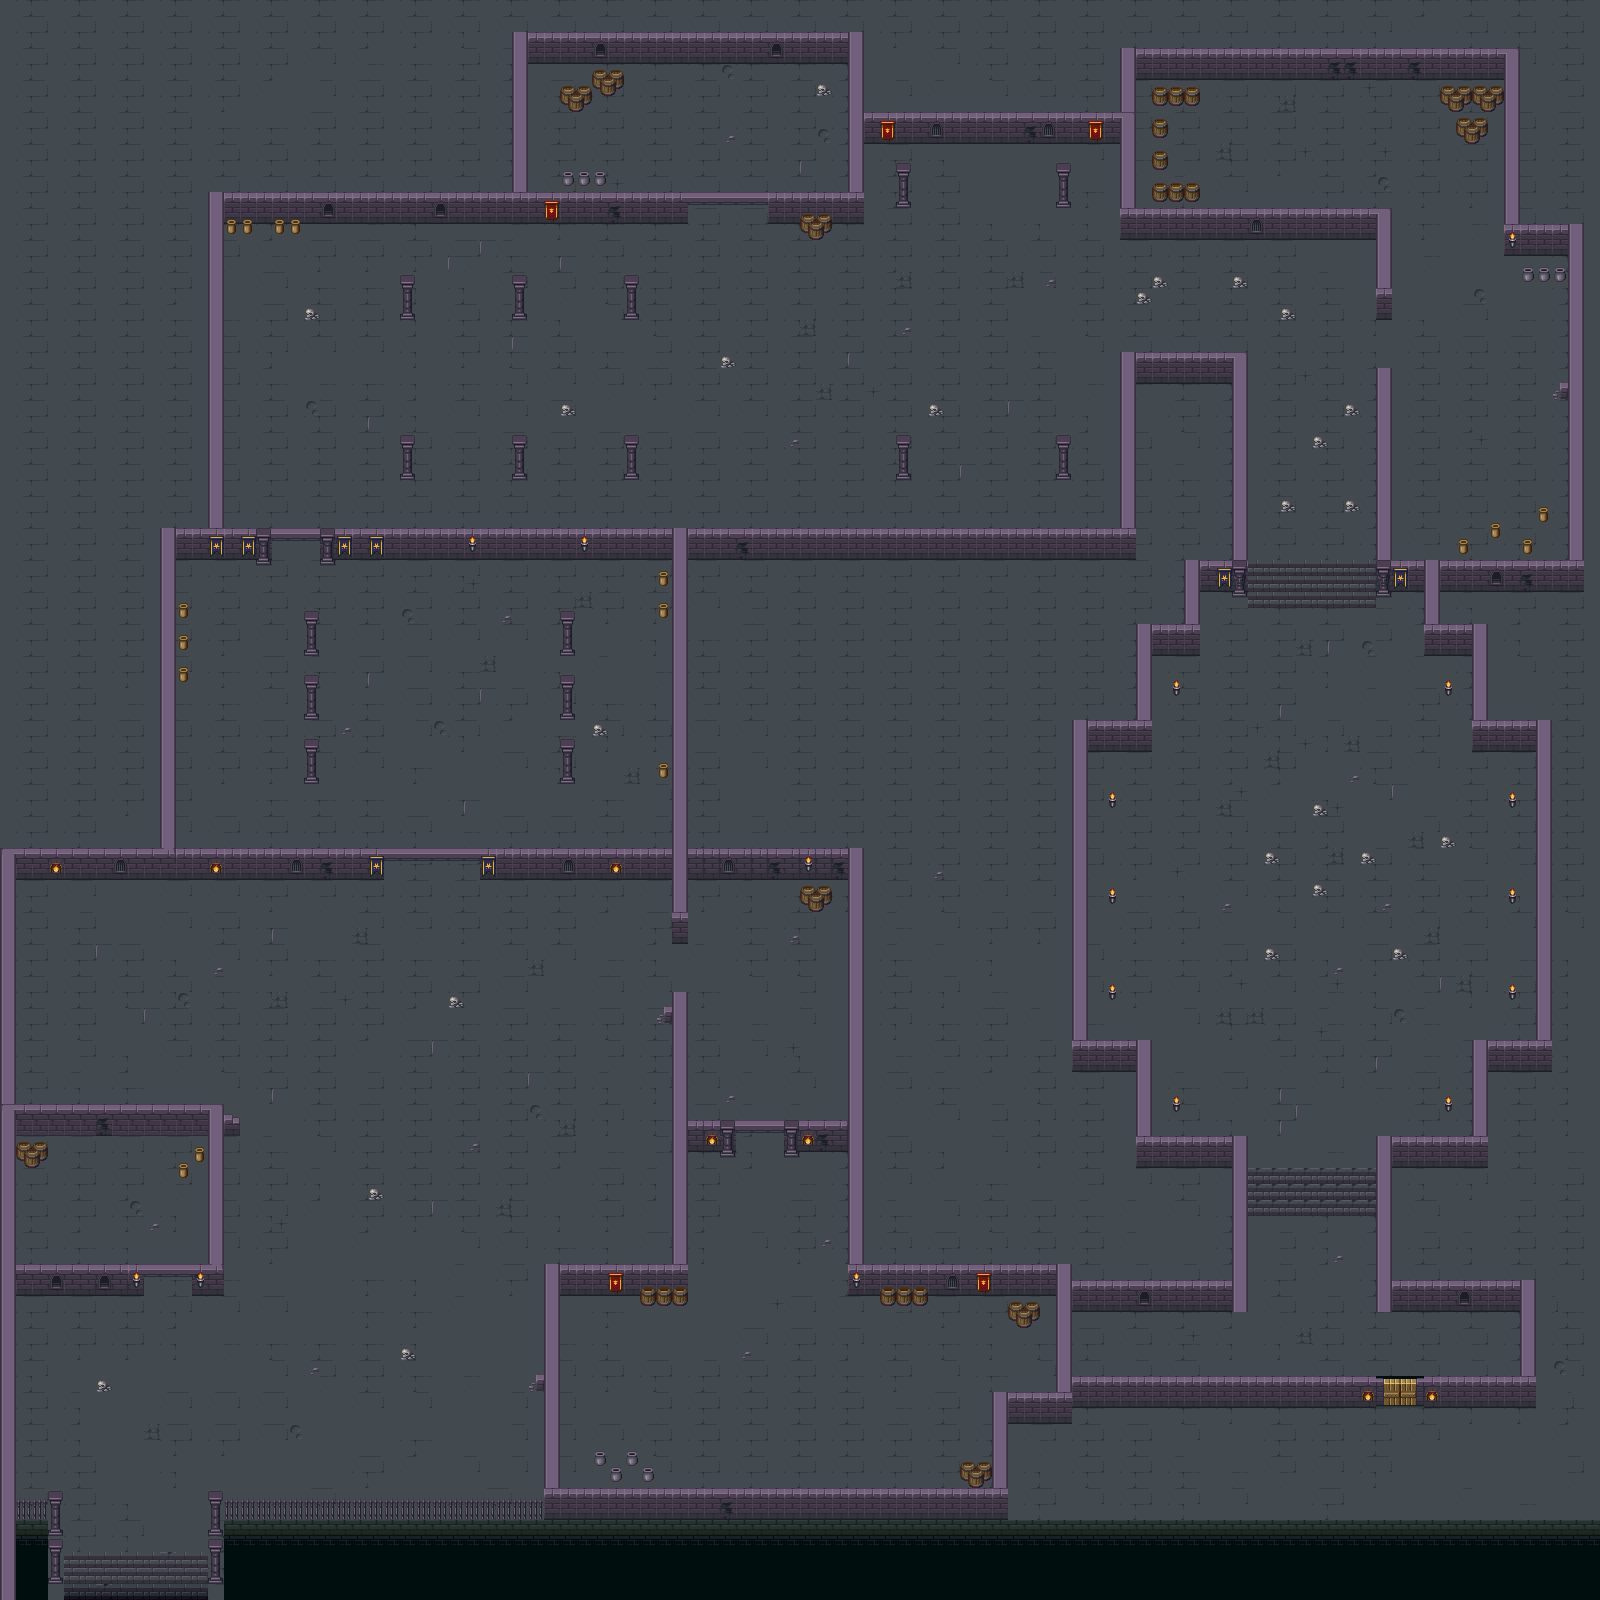

This game map was drawn from its Tiled (.tmx) file and the tilesets committed beside it. A one-line description and the trimmed map source follow:
An orthogonal 100x100 tile map with 16x16 px tiles, 3 tile layers (Warstwa Kafelków 1, Warstwa Kafelków 2, Warstwa Kafelków 3), 2 tilesets.

<map version="1.5" tiledversion="1.6.0" orientation="orthogonal" renderorder="right-up" width="100" height="100" tilewidth="16" tileheight="16" infinite="0" nextlayerid="4" nextobjectid="1">
 <tileset firstgid="1" source="../tilesets/jungle_terrain/tf_jungle_tileset.tsx" />
 <tileset firstgid="463" source="../tilesets/dungeon_terrain/dungeon_tileset.tsx" />
 <layer id="1" name="Warstwa Kafelków 1" width="100" height="100">
  <data>[10000 cells, 10000 non-empty, 46 distinct tile ids]</data>
 </layer>
 <layer id="2" name="Warstwa Kafelków 2" width="100" height="100">
  <data>[10000 cells, 485 non-empty, 48 distinct tile ids]</data>
 </layer>
 <layer id="3" name="Warstwa Kafelków 3" width="100" height="100">
  <data>[10000 cells, 20 non-empty, 1 distinct tile ids]</data>
 </layer>
</map>
